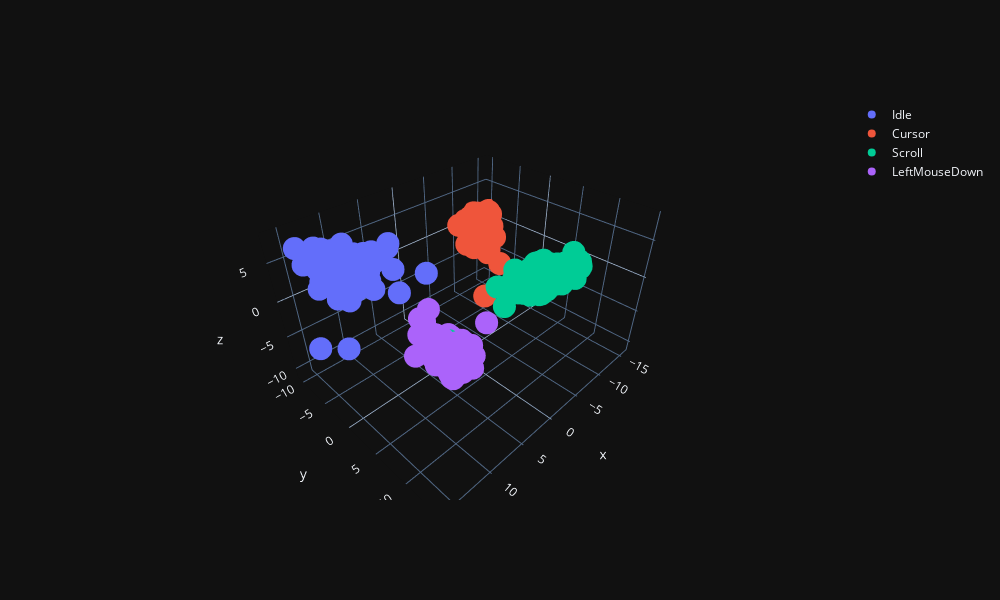

Write notebook code for a chart like this one.
### Markdown cell above
## 3D

### Code cell
fig_3d_LDA = go.Figure()

totalClasses = list(
    label.unique()
    )



for class_name in totalClasses:
    indices = (label == class_name)
    fig_3d_LDA.add_trace(
        go.Scatter3d(
            x = features_LDA[indices, 0],
            y = features_LDA[indices, 1],
            z = features_LDA[indices, 2],
            mode= 'markers',
            name=class_name
            )
        
    )

fig_3d_LDA.update_layout(margin=dict( l=100,r=100,b=100,t=100),width=1000,height=600)                 

fig_3d_LDA.layout.template = 'plotly_dark'
fig_3d_LDA.show()

### Figure 1 — Plotly figure (JSON) as saved in the notebook; plotly's stock layout.template omitted (floating-point values rounded to 4 significant figures; data arrays with more than 128 entries replaced by an {"elided": "..."} marker saying what was removed)
{"data": [{"mode": "markers", "name": "Idle", "type": "scatter3d", "x": {"elided": "508 float values"}, "y": {"elided": "508 float values"}, "z": {"elided": "508 float values"}}, {"mode": "markers", "name": "Cursor", "type": "scatter3d", "x": {"elided": "538 float values"}, "y": {"elided": "538 float values"}, "z": {"elided": "538 float values"}}, {"mode": "markers", "name": "Scroll", "type": "scatter3d", "x": {"elided": "565 float values"}, "y": {"elided": "565 float values"}, "z": {"elided": "565 float values"}}, {"mode": "markers", "name": "LeftMouseDown", "type": "scatter3d", "x": {"elided": "558 float values"}, "y": {"elided": "558 float values"}, "z": {"elided": "558 float values"}}], "layout": {"height": 600, "margin": {"b": 100, "l": 100, "r": 100, "t": 100}, "width": 1000}}
